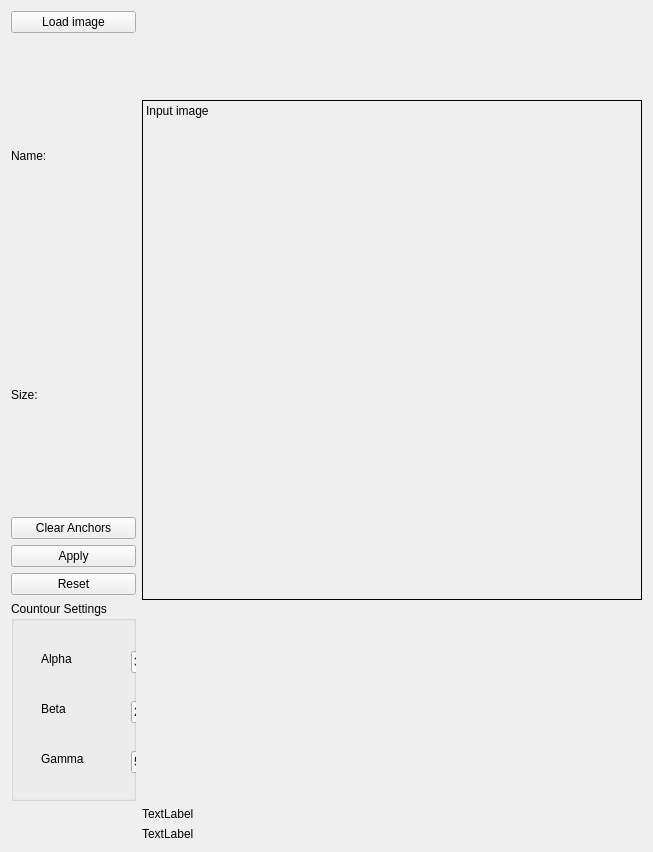
      <widget class="QWidget" name="tab_2">
       <attribute name="title">
        <string>Active Contour</string>
       </attribute>
       <layout class="QGridLayout" name="gridLayout_6">
        <item row="6" column="0">
         <widget class="QPushButton" name="snake_reset">
          <property name="text">
           <string>Reset</string>
          </property>
         </widget>
        </item>
        <item row="0" column="0">
         <widget class="QPushButton" name="snake_load_image">
          <property name="text">
           <string>Load image</string>
          </property>
         </widget>
        </item>
        <item row="2" column="0">
         <widget class="QLabel" name="snake_image_size">
          <property name="text">
           <string>Size:</string>
          </property>
         </widget>
        </item>
        <item row="5" column="0">
         <widget class="QPushButton" name="snake_apply">
          <property name="text">
           <string>Apply</string>
          </property>
         </widget>
        </item>
        <item row="0" column="1" rowspan="3">
         <widget class="QLabel" name="snake_input_image">
          <property name="minimumSize">
           <size>
            <width>500</width>
            <height>500</height>
           </size>
          </property>
          <property name="maximumSize">
           <size>
            <width>322</width>
            <height>322</height>
           </size>
          </property>
          <property name="frameShape">
           <enum>QFrame::Box</enum>
          </property>
          <property name="text">
           <string>Input image</string>
          </property>
          <property name="alignment">
           <set>Qt::AlignLeading|Qt::AlignLeft|Qt::AlignTop</set>
          </property>
         </widget>
        </item>
        <item row="1" column="0">
         <widget class="QLabel" name="snake_image_name">
          <property name="text">
           <string>Name:</string>
          </property>
         </widget>
        </item>
        <item row="10" column="1">
         <widget class="QLabel" name="snake_perimeter">
          <property name="text">
           <string>TextLabel</string>
          </property>
         </widget>
        </item>
        <item row="4" column="0">
         <widget class="QPushButton" name="snake_clear_anchors">
          <property name="text">
           <string>Clear Anchors</string>
          </property>
         </widget>
        </item>
        <item row="8" column="0">
         <widget class="QGroupBox" name="groupBox_3">
          <property name="minimumSize">
           <size>
            <width>0</width>
            <height>200</height>
           </size>
          </property>
          <property name="title">
           <string>Countour Settings</string>
          </property>
          <widget class="QLineEdit" name="snake_alpha_input">
           <property name="geometry">
            <rect>
             <x>120</x>
             <y>50</y>
             <width>113</width>
             <height>22</height>
            </rect>
           </property>
           <property name="text">
            <string>300</string>
           </property>
          </widget>
          <widget class="QLabel" name="label_6">
           <property name="geometry">
            <rect>
             <x>30</x>
             <y>50</y>
             <width>55</width>
             <height>16</height>
            </rect>
           </property>
           <property name="text">
            <string>Alpha</string>
           </property>
          </widget>
          <widget class="QLineEdit" name="snake_beta_input">
           <property name="geometry">
            <rect>
             <x>120</x>
             <y>100</y>
             <width>113</width>
             <height>22</height>
            </rect>
           </property>
           <property name="text">
            <string>2</string>
           </property>
          </widget>
          <widget class="QLabel" name="label_7">
           <property name="geometry">
            <rect>
             <x>30</x>
             <y>100</y>
             <width>55</width>
             <height>16</height>
            </rect>
           </property>
           <property name="text">
            <string>Beta</string>
           </property>
          </widget>
          <widget class="QLineEdit" name="snake_gamma_input">
           <property name="geometry">
            <rect>
             <x>120</x>
             <y>150</y>
             <width>113</width>
             <height>22</height>
            </rect>
           </property>
           <property name="text">
            <string>50</string>
           </property>
          </widget>
          <widget class="QLabel" name="label_8">
           <property name="geometry">
            <rect>
             <x>30</x>
             <y>150</y>
             <width>55</width>
             <height>16</height>
            </rect>
           </property>
           <property name="text">
            <string>Gamma</string>
           </property>
          </widget>
          <widget class="QLineEdit" name="snake_num_iter">
           <property name="geometry">
            <rect>
             <x>290</x>
             <y>90</y>
             <width>113</width>
             <height>22</height>
            </rect>
           </property>
           <property name="text">
            <string>100</string>
           </property>
          </widget>
          <widget class="QLabel" name="label_16">
           <property name="geometry">
            <rect>
             <x>290</x>
             <y>120</y>
             <width>121</width>
             <height>16</height>
            </rect>
           </property>
           <property name="text">
            <string>Number of Iteration</string>
           </property>
          </widget>
         </widget>
        </item>
        <item row="9" column="1">
         <widget class="QLabel" name="snake_xy">
          <property name="text">
           <string>TextLabel</string>
          </property>
         </widget>
        </item>
       </layout>
      </widget>
